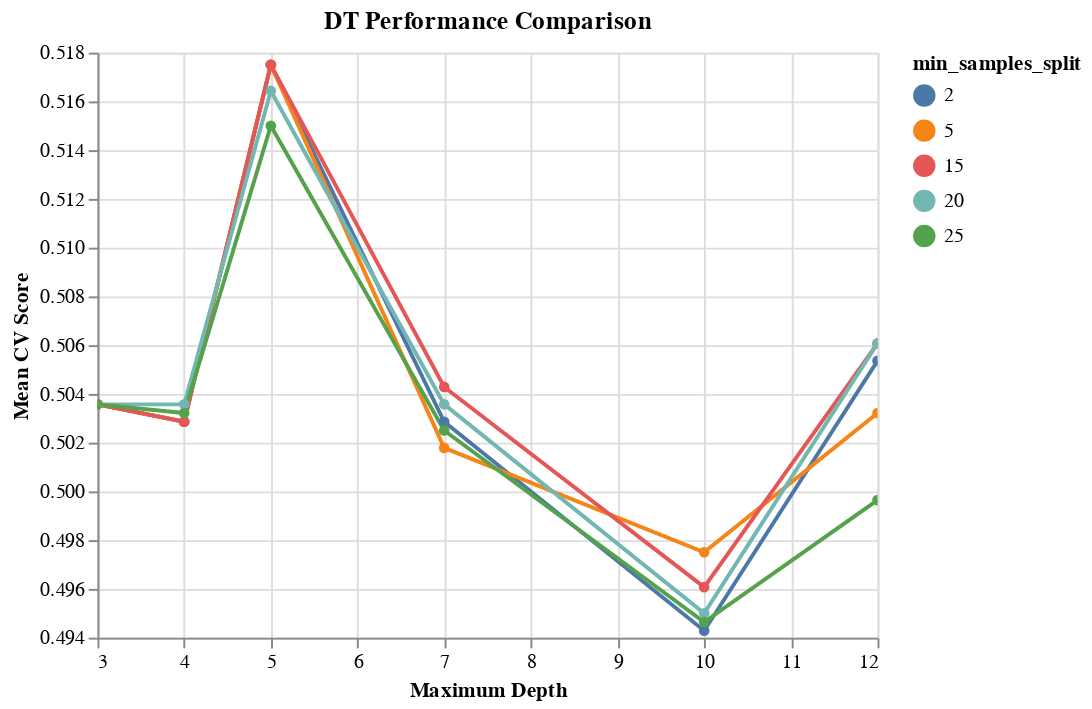

Source (notebook cell):
### Code cell
results_DT = pd.DataFrame(gs_DT.cv_results_['params'])
results_DT['test_score'] = gs_DT.cv_results_['mean_test_score']
results_DT.columns

alt.Chart(results_DT, 
          title='DT Performance Comparison'
         ).mark_line(point=True).encode(
    alt.X('max_depth', title='Maximum Depth'),
    alt.Y('test_score', title='Mean CV Score', scale=alt.Scale(zero=False)),
    color='min_samples_split:N' 
).interactive()

### Figure 1 — Vega-Lite specification as saved in the notebook (floating-point values rounded to 4 significant figures)
{"config": {"view": {"continuousWidth": 400, "continuousHeight": 300}}, "data": {"name": "data-057dd2bcf204376839205a67a01c3cf2"}, "mark": {"type": "line", "point": true}, "encoding": {"color": {"field": "min_samples_split", "type": "nominal"}, "x": {"field": "max_depth", "title": "Maximum Depth", "type": "quantitative"}, "y": {"field": "test_score", "scale": {"zero": false}, "title": "Mean CV Score", "type": "quantitative"}}, "selection": {"selector002": {"type": "interval", "bind": "scales", "encodings": ["x", "y"]}}, "title": "DT Performance Comparison", "$schema": "https://vega.github.io/schema/vega-lite/v4.17.0.json", "datasets": {"data-057dd2bcf204376839205a67a01c3cf2": [{"max_depth": 3, "min_samples_split": 2, "test_score": 0.5036}, {"max_depth": 3, "min_samples_split": 5, "test_score": 0.5036}, {"max_depth": 3, "min_samples_split": 15, "test_score": 0.5036}, {"max_depth": 3, "min_samples_split": 20, "test_score": 0.5036}, {"max_depth": 3, "min_samples_split": 25, "test_score": 0.5036}, {"max_depth": 4, "min_samples_split": 2, "test_score": 0.5029}, {"max_depth": 4, "min_samples_split": 5, "test_score": 0.5029}, {"max_depth": 4, "min_samples_split": 15, "test_score": 0.5029}, {"max_depth": 4, "min_samples_split": 20, "test_score": 0.5036}, {"max_depth": 4, "min_samples_split": 25, "test_score": 0.5032}, {"max_depth": 5, "min_samples_split": 2, "test_score": 0.5175}, {"max_depth": 5, "min_samples_split": 5, "test_score": 0.5175}, {"max_depth": 5, "min_samples_split": 15, "test_score": 0.5175}, {"max_depth": 5, "min_samples_split": 20, "test_score": 0.5164}, {"max_depth": 5, "min_samples_split": 25, "test_score": 0.515}, {"max_depth": 7, "min_samples_split": 2, "test_score": 0.5029}, {"max_depth": 7, "min_samples_split": 5, "test_score": 0.5018}, {"max_depth": 7, "min_samples_split": 15, "test_score": 0.5043}, {"max_depth": 7, "min_samples_split": 20, "test_score": 0.5036}, {"max_depth": 7, "min_samples_split": 25, "test_score": 0.5025}, {"max_depth": 10, "min_samples_split": 2, "test_score": 0.4943}, {"max_depth": 10, "min_samples_split": 5, "test_score": 0.4975}, {"max_depth": 10, "min_samples_split": 15, "test_score": 0.4961}, {"max_depth": 10, "min_samples_split": 20, "test_score": 0.495}, {"max_depth": 10, "min_samples_split": 25, "test_score": 0.4946}, {"max_depth": 12, "min_samples_split": 2, "test_score": 0.5054}, {"max_depth": 12, "min_samples_split": 5, "test_score": 0.5032}, {"max_depth": 12, "min_samples_split": 15, "test_score": 0.5061}, {"max_depth": 12, "min_samples_split": 20, "test_score": 0.5061}, {"max_depth": 12, "min_samples_split": 25, "test_score": 0.4996}]}}
